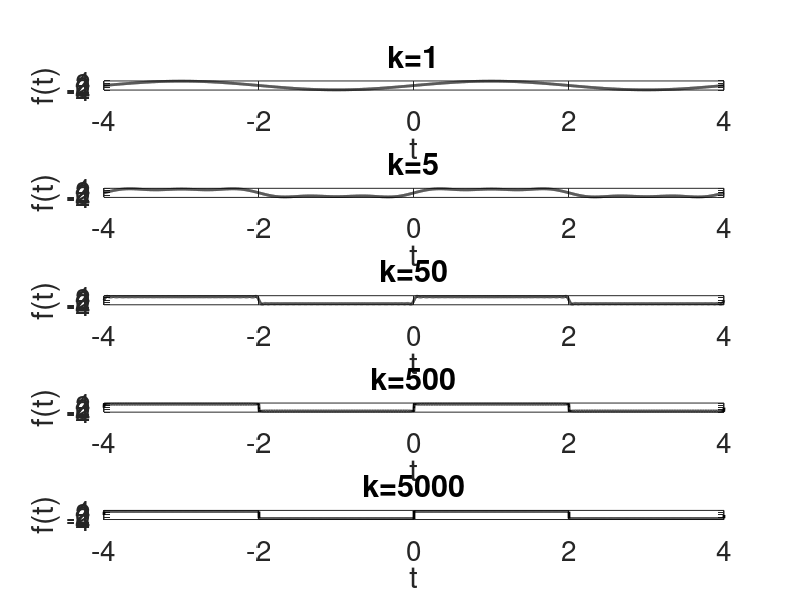
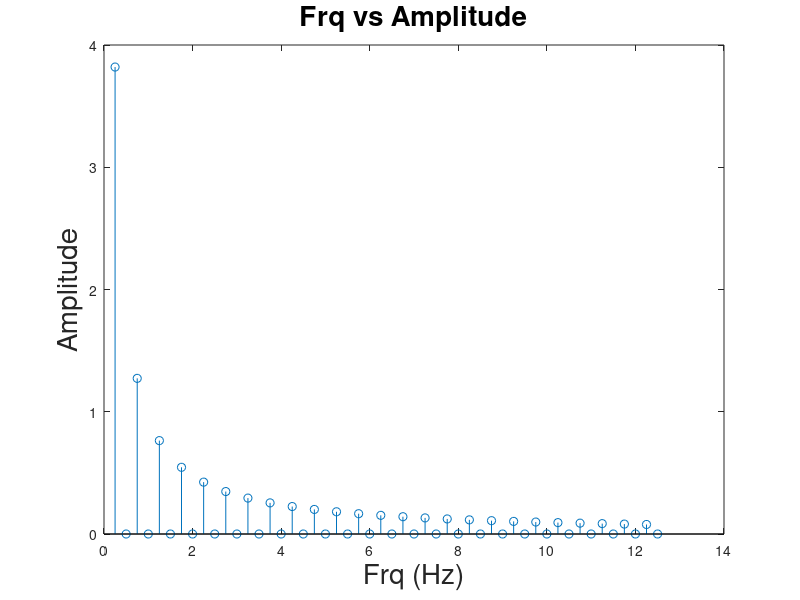

MATLAB code to generate these figures, in order:
%% EMEC 303 HW11
%  Lance Nichols
%  Section-002
%  10/26/2020

clear all; clc; close all;

%% Problem 1: Fourier Series/Transform

%(a) A0 = 0 this is because the mean value is centered around y=0. Ak = 0
%because it is an odd function.

%(b)
% Fit a square wave using Fourier series
figure(1); clf(1)
% f(t)= sum 2/(pi*k*wo)^2 * sin(k*wo*pi) * sin(k*wo*t)
N =10000;                   % Number of points in solution
t =linspace(-4,4,N);        % Create time array
f =zeros(1,N);              % Initialize fit to zero
T =4;                       % Period is 2s from plot
wo=2*pi/T;                  % Fundemental frequency = 2pi/T
sub = 1;

% Create series
for k=1:5000
    bk = (-6*cos(2*wo*k)+3*cos(4*wo*k)+3)/(2*k*wo);
    f = f+bk*sin(k*wo*t);
    
    % Plot current series
    figure(1)
    if k == 1 || k == 5 || k == 50 || k == 500 || k == 5000
        subplot(5,1,sub);
        plot(t,f,'k','linewidth',2);
        xlabel('t','Fontsize',20)
        ylabel('f(t)','Fontsize',20)
        title(['k=',num2str(k)],'Fontsize',20)
        axis([-4,4,-4,4])
        set(gca,'Fontsize',20)
        sub = sub + 1;
    end
end
%As more terms are added the solution becomes closer to the square wave.

%(c)

k=1:50;
figure(2)
stem((k*T^-1),(-6*cos(2*wo*k)+3*cos(4*wo*k)+3)./(2*k*wo))
xlabel('Frq (Hz)','Fontsize',20)
ylabel('Amplitude','Fontsize',20)
title('Frq vs Amplitude','Fontsize',20)

%(d)
% The dominant frequancy is 0.25 Hz this makes sense as it is the frequancy
% of the square wave.

%(e)
% amplitude decays as the frequancy increases. This makes sense as higher
% amplitude waves just exist on top of the main waves that form the shape.